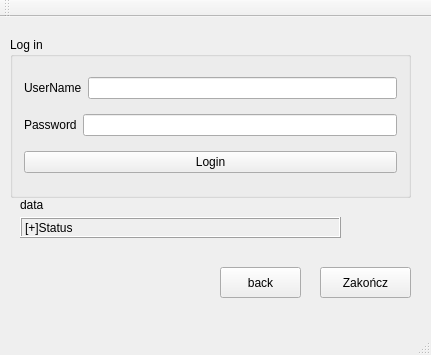
<?xml version="1.0" encoding="UTF-8"?>
<ui version="4.0">
 <class>MainWindow</class>
 <widget class="QMainWindow" name="MainWindow">
  <property name="geometry">
   <rect>
    <x>0</x>
    <y>0</y>
    <width>431</width>
    <height>355</height>
   </rect>
  </property>
  <property name="windowTitle">
   <string>MainWindow</string>
  </property>
  <widget class="QWidget" name="centralWidget">
   <widget class="QPushButton" name="Quit">
    <property name="geometry">
     <rect>
      <x>320</x>
      <y>250</y>
      <width>91</width>
      <height>31</height>
     </rect>
    </property>
    <property name="cursor">
     <cursorShape>ArrowCursor</cursorShape>
    </property>
    <property name="text">
     <string>Zakończ</string>
    </property>
   </widget>
   <widget class="QGroupBox" name="groupBox">
    <property name="geometry">
     <rect>
      <x>10</x>
      <y>20</y>
      <width>401</width>
      <height>161</height>
     </rect>
    </property>
    <property name="title">
     <string>Log in</string>
    </property>
    <layout class="QVBoxLayout" name="verticalLayout">
     <item>
      <layout class="QHBoxLayout" name="horizontalLayout">
       <item>
        <widget class="QLabel" name="label_username">
         <property name="text">
          <string>UserName</string>
         </property>
        </widget>
       </item>
       <item>
        <widget class="QLineEdit" name="lineEdit_username">
         <property name="text">
          <string/>
         </property>
        </widget>
       </item>
      </layout>
     </item>
     <item>
      <layout class="QHBoxLayout" name="horizontalLayout_2">
       <item>
        <widget class="QLabel" name="label_passwd">
         <property name="text">
          <string>Password</string>
         </property>
        </widget>
       </item>
       <item>
        <widget class="QLineEdit" name="lineEdit_password">
         <property name="echoMode">
          <enum>QLineEdit::Password</enum>
         </property>
        </widget>
       </item>
      </layout>
     </item>
     <item>
      <widget class="QPushButton" name="pushButton_Login">
       <property name="text">
        <string>Login</string>
       </property>
      </widget>
     </item>
    </layout>
   </widget>
   <widget class="QLabel" name="label_status">
    <property name="geometry">
     <rect>
      <x>20</x>
      <y>200</y>
      <width>321</width>
      <height>21</height>
     </rect>
    </property>
    <property name="frameShape">
     <enum>QFrame::Box</enum>
    </property>
    <property name="frameShadow">
     <enum>QFrame::Raised</enum>
    </property>
    <property name="text">
     <string>[+]Status</string>
    </property>
   </widget>
   <widget class="QLabel" name="label_data">
    <property name="geometry">
     <rect>
      <x>20</x>
      <y>180</y>
      <width>251</width>
      <height>16</height>
     </rect>
    </property>
    <property name="text">
     <string>data</string>
    </property>
   </widget>
   <widget class="QPushButton" name="pushButton">
    <property name="geometry">
     <rect>
      <x>220</x>
      <y>250</y>
      <width>81</width>
      <height>31</height>
     </rect>
    </property>
    <property name="text">
     <string>back</string>
    </property>
   </widget>
  </widget>
  <widget class="QMenuBar" name="menuBar">
   <property name="geometry">
    <rect>
     <x>0</x>
     <y>0</y>
     <width>431</width>
     <height>22</height>
    </rect>
   </property>
  </widget>
  <widget class="QToolBar" name="mainToolBar">
   <attribute name="toolBarArea">
    <enum>TopToolBarArea</enum>
   </attribute>
   <attribute name="toolBarBreak">
    <bool>false</bool>
   </attribute>
  </widget>
  <widget class="QStatusBar" name="statusBar"/>
 </widget>
 <layoutdefault spacing="6" margin="11"/>
 <resources/>
 <connections>
  <connection>
   <sender>Quit</sender>
   <signal>clicked()</signal>
   <receiver>MainWindow</receiver>
   <slot>close()</slot>
   <hints>
    <hint type="sourcelabel">
     <x>399</x>
     <y>291</y>
    </hint>
    <hint type="destinationlabel">
     <x>251</x>
     <y>150</y>
    </hint>
   </hints>
  </connection>
 </connections>
</ui>
